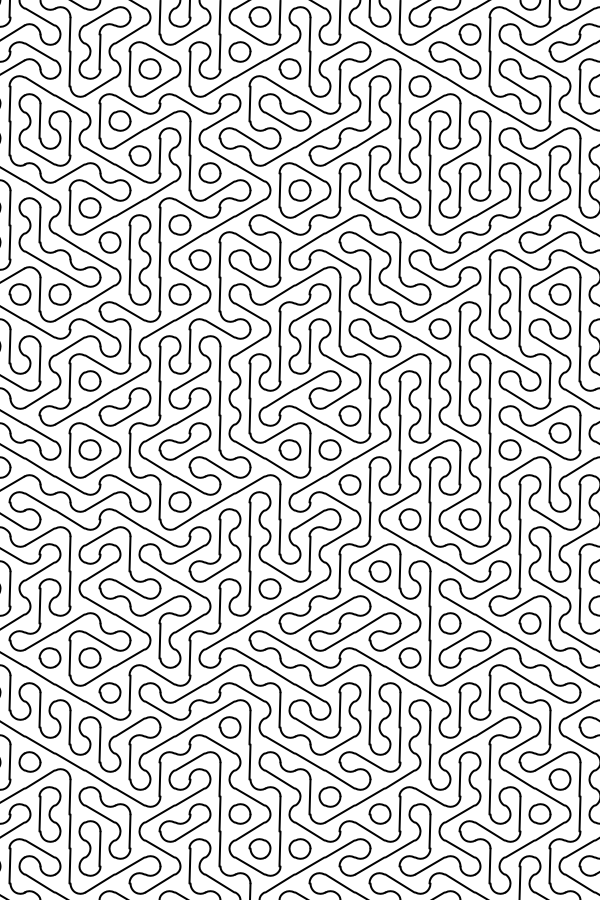
Frame 1 (no input)
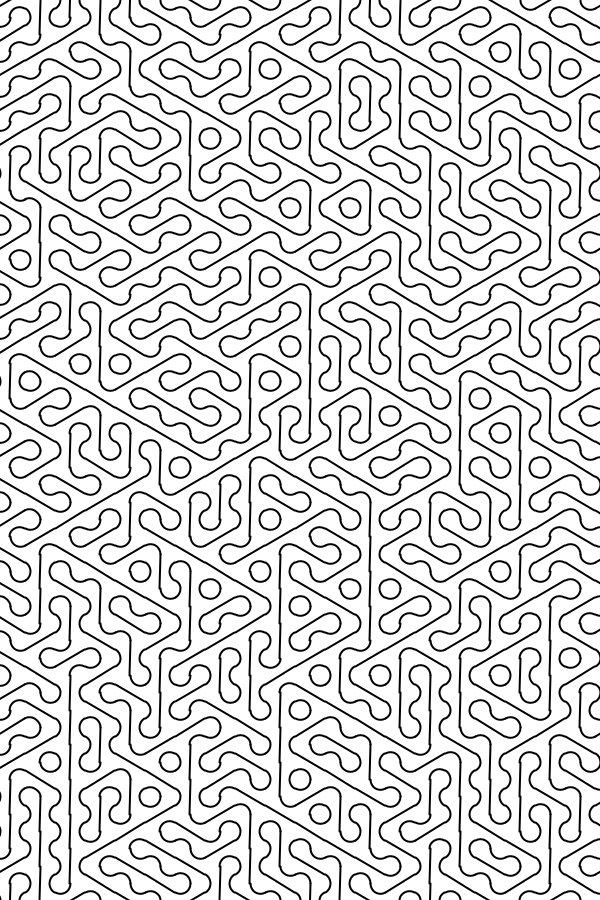
Frame 2 (the mouse pressed at the canvas centre, redrawn once)

The Processing sketch that drew these frames (run headless with seeded random() and noise(); the mouse was pressed at the canvas centre and the sketch redrawn once):

// Processing sketch: HexVariations
// ── HexVariations.pde
// This sketch is part of the ReCode Project - http://recodeproject.com
// From Computer Graphics and Art vol3 no4 Back Cover
// by William Kolomyjec
// "Hex Variations"
// 
// Steve Berrick
// 2012
// Creative Commons license CC BY-SA 3.0

int _width = 600;
int _height = 900;
int _size = 20;

void setup() {
  
  size(_width, _height);
  noLoop();
  
  background(255);
  noFill();
  stroke(0);
  strokeWeight(2);

}

void draw() {

  // clear background
  background(255);
  
  // line length (hypotenuse)
  float h = cos(THIRD_PI / 2) * _size;
  
  for (int i = 0; i <= _width / (_size * 3); i++) {
    for (int j = 0; j <= (_height / h) + 1; j++) {

      // reference points (centre of each hexagon)
      float x = i * _size * 3 + (_size / 2);
      float y = j * h;
      // offset each odd row
      if (j % 2 > 0) {
        x += _size * 1.5;
      }

      pushMatrix();
      
        translate(x, y);
        
        // random hexagon 'rotation' (0, 120, 240 degrees)
        rotate(int(random(0, 3)) * THIRD_PI);
    
        // draw line
        line(-cos(THIRD_PI / 2) * h, -sin(THIRD_PI / 2) * h, cos(THIRD_PI / 2) * h, sin(THIRD_PI / 2) * h);
  
        // draw arcs
        arc(-cos(THIRD_PI * 2) * _size, -sin(THIRD_PI * 2) * _size, _size, _size, THIRD_PI, PI); 
        arc( cos(THIRD_PI * 2) * _size,  sin(THIRD_PI * 2) * _size, _size, _size, THIRD_PI * -2, 0); 
      
      popMatrix();

    }  
  }

}

void mousePressed() {
  
  redraw();

}  
